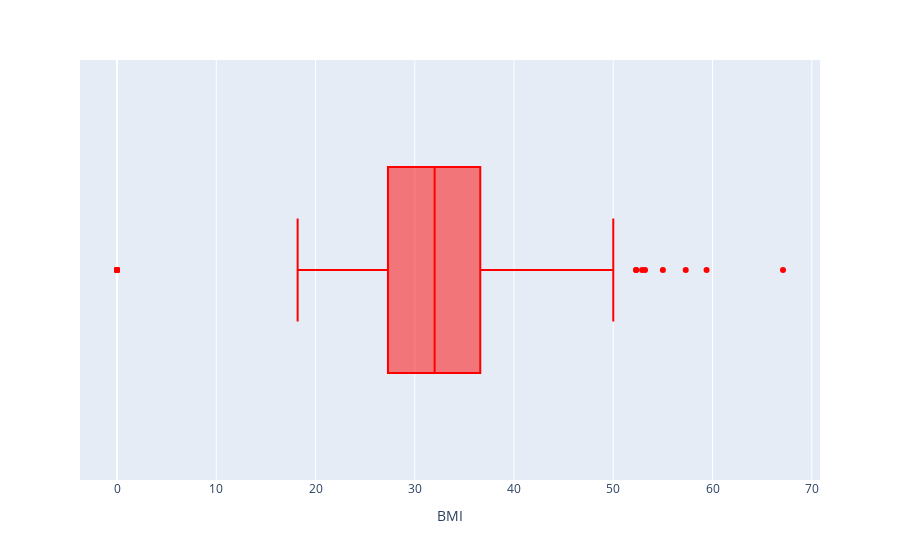

The notebook cell this image was saved under:
### Code cell
fig=px.box(diabetes_df,x='BMI',color_discrete_sequence=['red'])
fig.show()

### Figure 1 — Plotly figure (JSON) as saved in the notebook; plotly's stock layout.template omitted (floating-point values rounded to 4 significant figures; data arrays with more than 128 entries replaced by an {"elided": "..."} marker saying what was removed)
{"data": [{"alignmentgroup": "True", "hovertemplate": "BMI=%{x}<extra></extra>", "legendgroup": "", "marker": {"color": "red"}, "name": "", "notched": false, "offsetgroup": "", "orientation": "h", "showlegend": false, "type": "box", "x": {"elided": "768 float values"}, "x0": " ", "xaxis": "x", "y0": " ", "yaxis": "y"}], "layout": {"boxmode": "group", "legend": {"tracegroupgap": 0}, "margin": {"t": 60}, "xaxis": {"anchor": "y", "domain": [0, 1], "title": {"text": "BMI"}}, "yaxis": {"anchor": "x", "domain": [0, 1]}}}
